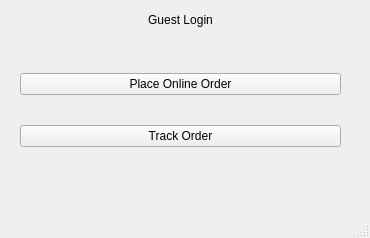
<?xml version="1.0" encoding="UTF-8"?>
<ui version="4.0">
 <class>MainWindow</class>
 <widget class="QMainWindow" name="MainWindow">
  <property name="geometry">
   <rect>
    <x>0</x>
    <y>0</y>
    <width>370</width>
    <height>238</height>
   </rect>
  </property>
  <property name="windowTitle">
   <string>Guest Login Interface</string>
  </property>
  <widget class="QWidget" name="centralwidget">
   <widget class="QLabel" name="label">
    <property name="geometry">
     <rect>
      <x>10</x>
      <y>10</y>
      <width>341</width>
      <height>20</height>
     </rect>
    </property>
    <property name="text">
     <string>Guest Login</string>
    </property>
    <property name="alignment">
     <set>Qt::AlignCenter</set>
    </property>
   </widget>
   <widget class="QWidget" name="verticalLayoutWidget">
    <property name="geometry">
     <rect>
      <x>20</x>
      <y>50</y>
      <width>321</width>
      <height>121</height>
     </rect>
    </property>
    <layout class="QVBoxLayout" name="verticalLayout" stretch="4,0">
     <property name="spacing">
      <number>7</number>
     </property>
     <property name="sizeConstraint">
      <enum>QLayout::SetDefaultConstraint</enum>
     </property>
     <item>
      <widget class="QPushButton" name="onlineOrderButton">
       <property name="text">
        <string>Place Online Order</string>
       </property>
      </widget>
     </item>
     <item>
      <widget class="QPushButton" name="trackOrderButton">
       <property name="text">
        <string>Track Order</string>
       </property>
      </widget>
     </item>
    </layout>
   </widget>
  </widget>
  <widget class="QMenuBar" name="menubar">
   <property name="geometry">
    <rect>
     <x>0</x>
     <y>0</y>
     <width>370</width>
     <height>26</height>
    </rect>
   </property>
  </widget>
  <widget class="QStatusBar" name="statusbar"/>
 </widget>
 <resources/>
 <connections/>
</ui>
